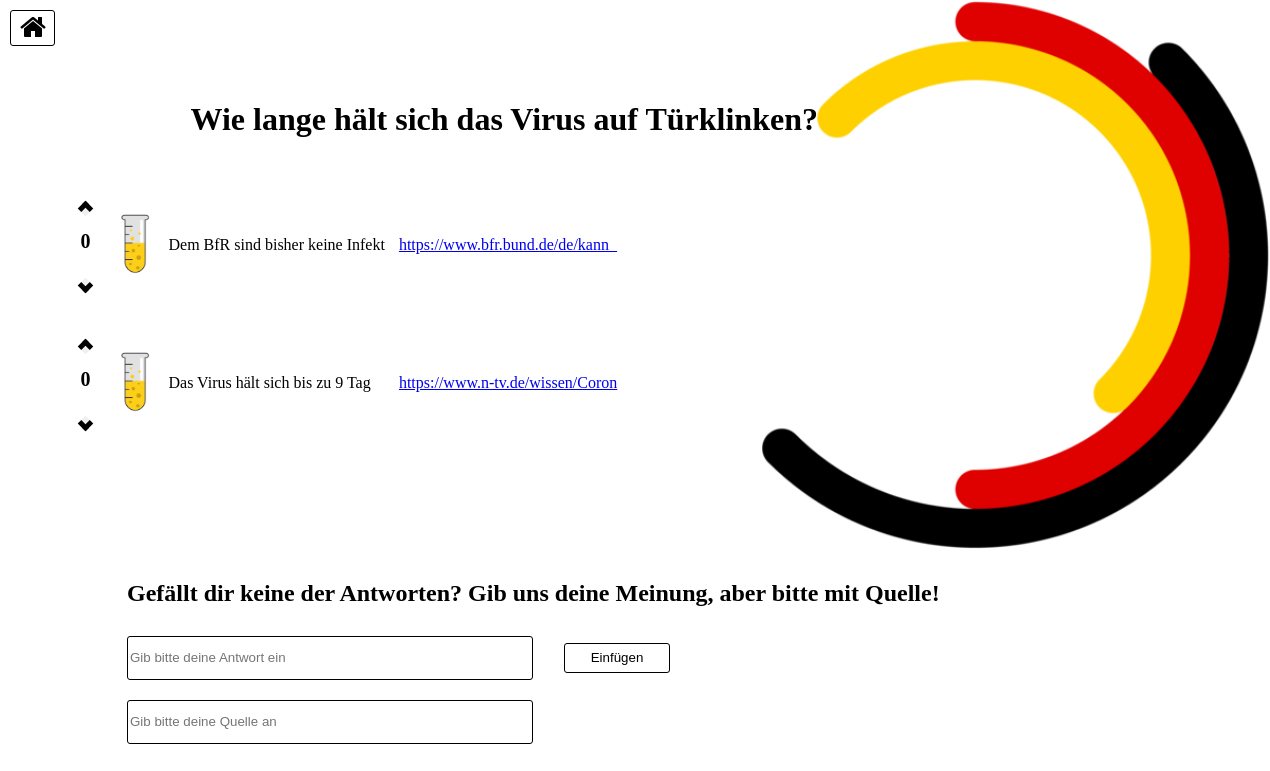
The app's page /hackathon/answers.php?fragen_id=7 with its own data.
### tables this page shows
CREATE TABLE `fragen` (
  `ID` int(11) NOT NULL,
  `Fragestellung` text NOT NULL
);

CREATE TABLE `antworten` (
  `ID` int(11) NOT NULL,
  `Antworttext` varchar(32) NOT NULL,
  `Quelle` varchar(32) NOT NULL,
  `Upvote` int(11) DEFAULT 0,
  `Downvote` int(11) DEFAULT 0,
  `Serioes` int(11) DEFAULT NULL,
  `Frage_ID` int(11) NOT NULL
);

### hackathon/answers.php (the view, shortened to what this page needs)
<?php include 'credentials.php';?>
<!DOCTYPE html>
<html>
<head>
	<link rel="stylesheet" href="https://cdnjs.cloudflare.com/ajax/libs/font-awesome/4.7.0/css/font-awesome.min.css">
</head>
<body>
<?php
$mysqli = new mysqli($GLOBAL_HOST, $GLOBAL_USER, $GLOBAL_PW, $GLOBAL_DB_NAME);
	$fragen_id = $_GET['fragen_id'];
	$query = "SELECT * From fragen where ID = $fragen_id";
	if ($result = $mysqli->query($query)) {
		$row = $result->fetch_assoc();
		$fragestellung = $row['Fragestellung'];
		echo "<div id='question'><h1><b>$fragestellung</b></h1></div>";
	}
	?>
<div class="answertable">
	<table id="answertable">
<?php
$query = "SELECT antworten.ID as antwort_id, Antworttext, Quelle, Upvote, Downvote From fragen join antworten where fragen.id = antworten.Frage_ID and fragen.ID = $fragen_id ";
	if ($result = $mysqli->query($query)) {
		while ($row = $result->fetch_assoc()) {
			$id = $row['antwort_id'];
			$answer = $row['Antworttext'];
			$quelle = $row['Quelle'];
			$upvote = $row['Upvote'];
			$downvote = $row['Downvote'];
			$votes = $upvote - $downvote;
	echo "<tr>
		<td>
			<div class='votetable'>
			<table id ='votetable'>
			<tr>
			<td><button id='upvote_$id' class='arrow up' onclick='vote(1, this.id)'></button></td>
			</tr>
			<tr>
			<td align='center'><div class='number'><text id='number'><b id='score_$id' style='font-size:20px'>$votes</b></text></div></td>
			</tr>
			<tr>
			<td><button id='downvote_$id' class='arrow down' onclick='vote(-1, this.id)'></button></td>
			</tr>
			</table>
			</div>
		</td>";
		if($votes >= 5) {
			echo "<td><img id='button_image_$id' width='40' height='80' src='PNG/reagenzglas_richtig.png'></td>";
		  } else if ($votes > 0) {
			  echo "<td><img id='button_image_$id' width='40' height='80' src='PNG/reagenzglas_eher_richtig.png'></td>";
		  } else if ($votes == 0) {
		  echo "<td><img id='button_image_$id' width='40' height='80' src='PNG/reagenzglas_teils.png'></td>";
		  } else if ($votes > -5) {
		  echo "<td><img id='button_image_$id' width='40' height='80' src='PNG/reagenzglas_eher_falsch.png'></td>";
		  } else {
		  echo "<td><img id='button_image_$id' width='40' height='80' src='PNG/reagenzglas_falsch.png'></td>";
		}
		echo "<td>$answer</td>";
		echo "<td><a target='_blank' href='$quelle'>$quelle</a></td>";
		echo "</tr>";
}
}
 ?>
</table>
</div>
<div class="homebutton">
  <form method="get" action="/hackathon/index.php">
	<button type = "btn"><i class="fa fa-home"></i></button>
  </form>
</div>
<?php
if (isset($_POST['antwort']) && isset($_POST['quelle']))
{
	$antwort = $_POST['antwort'];
	$quelle = $_POST['quelle'];
	$mysqli = new mysqli($GLOBAL_HOST, $GLOBAL_USER, $GLOBAL_PW, $GLOBAL_DB_NAME);
	if ($mysqli->connect_errno) {
		printf("Connect failed: %s\n", $mysqli->connect_error);
		exit();
	}
	$query = "SELECT * FROM antworten WHERE Antworttext = '$antwort';";
	if ($result = $mysqli->query($query)) {
	if ($result -> num_rows){
			echo "<h2>Du hast diese Frage schon beantwortet. Für neue Fragen kehre zur Homepage zurück</h2>";
	}
	else{
			$query = "SET @key_frage = (SELECT `ID` FROM `fragen` WHERE `Fragestellung` = '$fragestellung' );
					INSERT INTO `antworten` (`ID`, `Antworttext`, `Quelle`, `Upvote`, `Downvote`, `Serioes`, `Frage_ID`)
					VALUES (NULL, '$antwort', '$quelle', 0, 0, NULL, @key_frage);";
			if ($mysqli->multi_query($query)) {
				do {
					if ($result = $mysqli->store_result()) {
						while ($row = $result->fetch_row()) {
						}
						$result->free();
					}
					if ($mysqli->more_results()) {
					}
				} while ($mysqli->next_result());
			}
	echo "<h2>Deine Antwort wurde erfolgreich hinzugefügt, danke dass du einen Beitrag leistest!</h2>";
	}
	}
}
else{
?>
<h2>Gefällt dir keine der Antworten? Gib uns deine Meinung, aber bitte mit Quelle!</h2>
<div class="answer-container">
   <form action="" method="post">
      <input type="text" id="answer" placeholder="Gib bitte deine Antwort ein" name="antwort">
	  <input type="text" id="quelle" placeholder="Gib bitte deine Quelle an" name="quelle">
      <button type = "submit" name="insert" value="insert" id="insert">Einfügen</button>
    </form>
</div>
<?php
}
?>
</body>
</html>

### hackathon/answers.php (style rules this page uses)
body { background-image: url('Pics/Hackathonlogo.png'); background-repeat: no-repeat; background-size: cover; }
h1 { position: absolute; left: 15%; top: 10%; }
.answertable #answertable { display: block; max-height: 425px; overflow-y: scroll; border-collapse: collapse; table-layout: fixed; width: 1200px; position:absolute; left: 5%; top: 22% }
.answertable #answertable td { padding: 7px; }
.votetable #votetable { table-layout: fixed; width:30px; }
button { border: solid black; border-width: 0px 5px 5px 0px; display: inline-block; }
.number #number { font-size = 5; }
.up { padding: 3px; transform: rotate(-135deg); -webkit-transform: rotate(-135deg); margin-up: 120%; }
.down { padding: 3px; transform: rotate(45deg); -webkit-transform: rotate(45deg); margin-bottom: 60%; }
.homebutton button { padding-left: 9px; padding-right: 8px; width:45px; padding-top:1px; padding-bottom: 5px; height: 36px; background: transparent; color: black; border: 1px solid black; border-radius: 3px; cursor: pointer; transition: all ease 2s; font-size: 120%; position: absolute; top: 10px; left: 10px; font-size: 28px; }
.answer-container { overflow-wrap: break-word; position: absolute; TOP: 77%; left:10%; }
.answer-container input { height: 40px; width: 400px; border: 1px solid black; border-radius: 3px; transition: all ease 5s; }
.answer-container #quelle { position: absolute; top: 100%; left: 0%; }
.answer-container button { position: relative; margin: 2em; padding: .5em 1em; width: 8em; background: transparent; color: black; border: 1px solid black; border-radius: 3px; cursor: pointer; transition: all ease 2s; }
h2 { position: absolute; top: 70%; left: 10%; }

### records on screen
fragen: Fragestellung "Wie lange hält sich das Virus auf Türklinken?"
antworten: Upvote "0", Downvote 0 (drawn), Antworttext "Dem BfR sind bisher keine Infekt", Quelle "https://www.bfr.bund.de/de/kann_"
antworten: Upvote "0", Downvote 0 (drawn), Antworttext "Das Virus hält sich bis zu 9 Tag", Quelle "https://www.n-tv.de/wissen/Coron"
